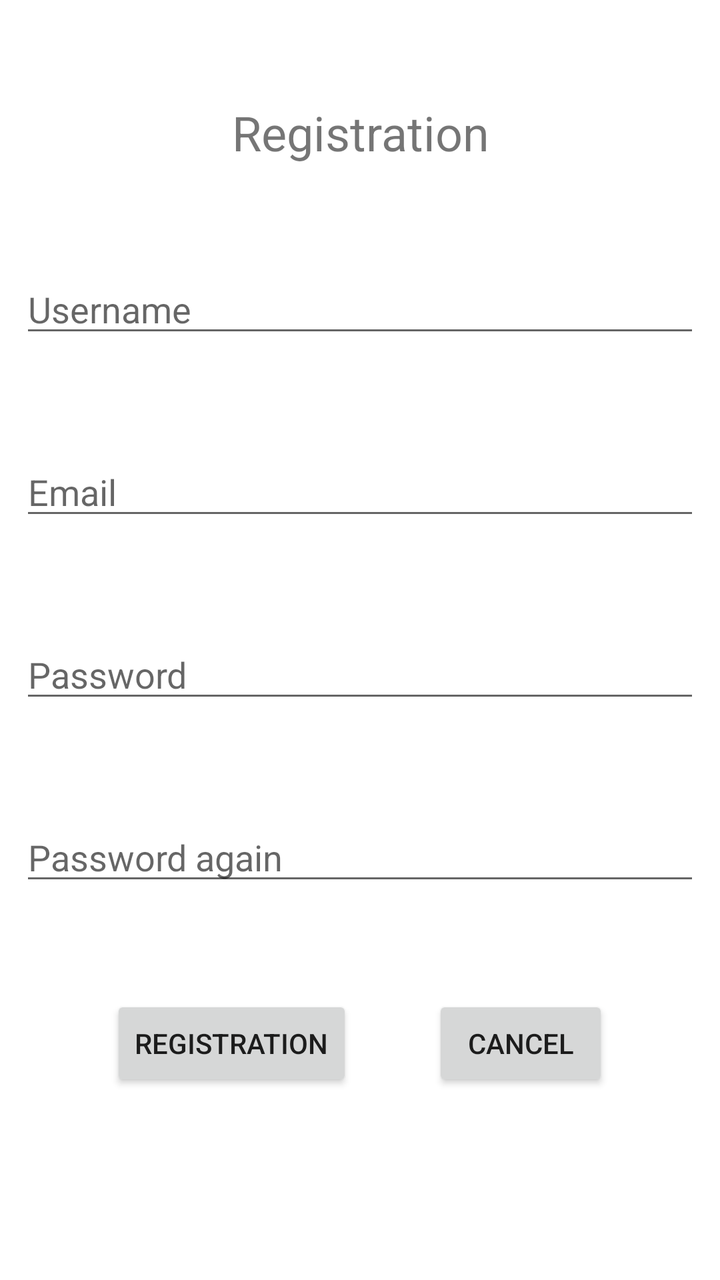
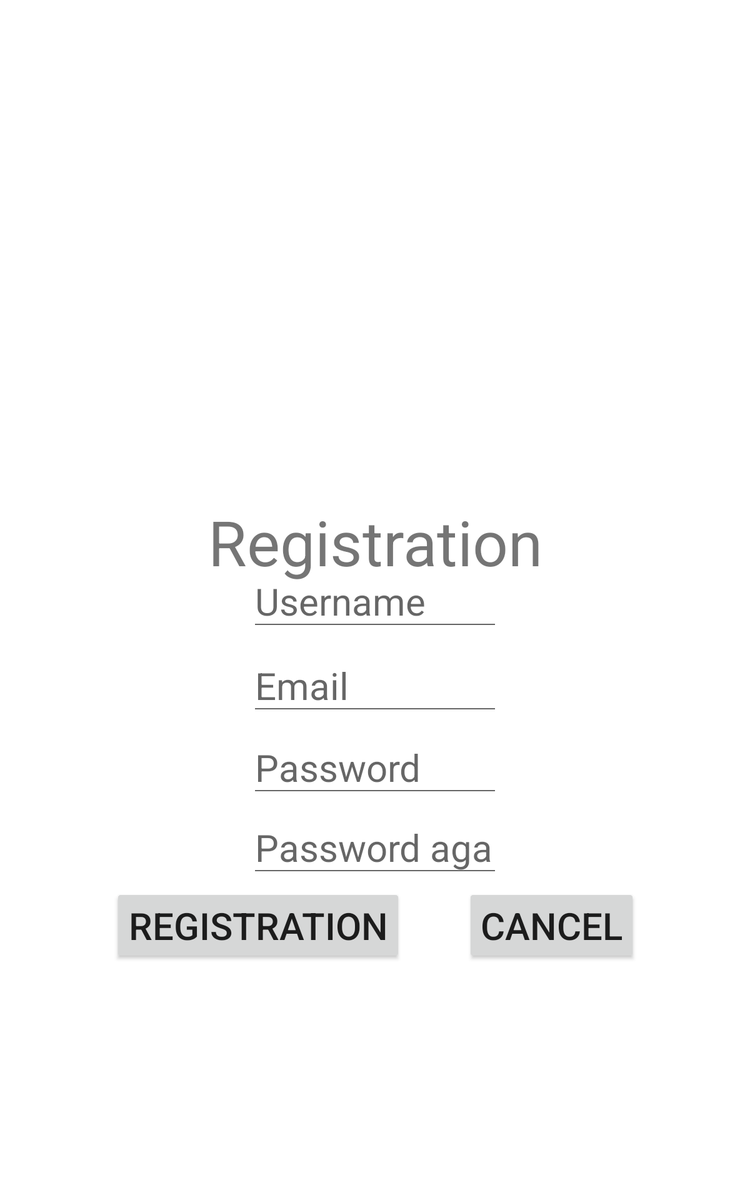

One screen, two layout resources from the same app: the default and the author's alternative for another configuration. Each is rendered where Android would select it; the XML of both is given below.
<!-- AndroidManifest.xml: application theme Theme.CostumerManagement -->
<!-- res/layout/activity_registration.xml -->
<?xml version="1.0" encoding="utf-8"?>
<RelativeLayout
    xmlns:android="http://schemas.android.com/apk/res/android"
    xmlns:tools="http://schemas.android.com/tools"
    android:layout_width="match_parent"
    android:layout_height="match_parent"
    tools:context=".RegistrationActivity">

    <TextView
        android:id="@+id/registrationTextView"
        android:layout_width="match_parent"
        android:layout_height="wrap_content"
        android:layout_marginTop="50dp"
        android:text="@string/registration"
        android:textSize="24sp"
        android:layout_alignParentStart="true"
        android:layout_alignParentEnd="true"
        android:textAlignment="center"
        android:layout_alignParentLeft="true"
        android:layout_alignParentRight="true"
        android:gravity="center_horizontal" />

    <EditText
        android:id="@+id/userNameEditText"
        android:layout_width="match_parent"
        android:layout_height="wrap_content"
        android:layout_marginTop="50dp"
        android:layout_marginLeft="10dp"
        android:layout_marginRight="10dp"
        android:ems="10"
        android:hint="@string/user_name"
        android:inputType="textPersonName"
        android:layout_alignParentStart="true"
        android:layout_alignParentEnd="true"
        android:layout_below="@id/registrationTextView"
        android:layout_alignParentRight="true"
        android:layout_alignParentLeft="true" />

    <EditText
        android:id="@+id/userEmailEditText"
        android:layout_width="match_parent"
        android:layout_height="wrap_content"
        android:layout_marginTop="50dp"
        android:layout_marginLeft="10dp"
        android:layout_marginRight="10dp"
        android:ems="10"
        android:hint="@string/email_address"
        android:inputType="textEmailAddress"
        android:layout_alignParentStart="true"
        android:layout_alignParentEnd="true"
        android:layout_below="@id/userNameEditText"
        android:layout_alignParentLeft="true"
        android:layout_alignParentRight="true" />

    <EditText
        android:id="@+id/passwordEditText"
        android:layout_width="match_parent"
        android:layout_height="wrap_content"
        android:layout_marginTop="50dp"
        android:layout_marginLeft="10dp"
        android:layout_marginRight="10dp"
        android:ems="10"
        android:hint="@string/password"
        android:inputType="textPassword"
        android:layout_alignParentStart="true"
        android:layout_alignParentEnd="true"
        android:layout_below="@id/userEmailEditText"
        android:layout_alignParentRight="true"
        android:layout_alignParentLeft="true" />

    <EditText
        android:id="@+id/passwordAgainEditText"
        android:layout_width="match_parent"
        android:layout_height="wrap_content"
        android:layout_marginTop="50dp"
        android:layout_marginLeft="10dp"
        android:layout_marginRight="10dp"
        android:ems="10"
        android:hint="@string/password_again"
        android:inputType="textPassword"
        android:layout_alignParentStart="true"
        android:layout_alignParentEnd="true"
        android:layout_below="@id/passwordEditText"
        android:layout_alignParentRight="true"
        android:layout_alignParentLeft="true" />

    <LinearLayout
        android:layout_width="wrap_content"
        android:layout_height="wrap_content"
        android:orientation="horizontal"
        android:layout_below="@id/passwordAgainEditText"
        android:layout_marginTop="50dp"
        android:layout_centerHorizontal="true">

        <Button
            android:layout_width="wrap_content"
            android:layout_height="wrap_content"
            android:text="@string/registration"
            android:onClick="register"/>

        <Button
            android:layout_width="wrap_content"
            android:layout_height="wrap_content"
            android:layout_marginStart="40dp"
            android:text="@string/cancel"
            android:onClick="cancel"
            android:layout_marginLeft="40dp" />

    </LinearLayout>


</RelativeLayout>
<!-- resources referenced by this layout -->
<resources>
  <string name="cancel">Cancel</string>
  <string name="email_address">Email</string>
  <string name="password">Password</string>
  <string name="password_again">Password again</string>
  <string name="registration">Registration</string>
  <string name="user_name">Username</string>
  <style name="Theme.CostumerManagement" parent="Theme.MaterialComponents.DayNight.DarkActionBar">
          
          <item name="colorPrimary">@color/purple_500</item>
          <item name="colorPrimaryVariant">@color/purple_700</item>
          <item name="colorOnPrimary">@color/white</item>
          
          <item name="colorSecondary">@color/teal_200</item>
          <item name="colorSecondaryVariant">@color/teal_700</item>
          <item name="colorOnSecondary">@color/black</item>
          
          <item name="android:statusBarColor" tools:targetApi="l">?attr/colorPrimaryVariant</item>
          
      </style>
</resources>
<!-- res/layout-sw600dp/activity_registration.xml (the author's variant of the layout above) -->
<!-- drawn on a 7-inch tablet held upright -->
<?xml version="1.0" encoding="utf-8"?>
<androidx.constraintlayout.widget.ConstraintLayout xmlns:android="http://schemas.android.com/apk/res/android"
    xmlns:app="http://schemas.android.com/apk/res-auto"
    xmlns:tools="http://schemas.android.com/tools"
    android:layout_width="match_parent"
    android:layout_height="match_parent"
    tools:context=".RegistrationActivity">

    <TextView
        android:id="@+id/registrationTextView"
        android:layout_width="match_parent"
        android:layout_height="wrap_content"
        android:layout_marginTop="400dp"
        android:gravity="center_horizontal"
        android:text="@string/registration"
        android:textSize="50sp"
        app:layout_constraintStart_toStartOf="parent"
        app:layout_constraintTop_toTopOf="parent" />

    <EditText
        android:id="@+id/usernameEditText"
        android:layout_width="match_parent"
        android:layout_height="wrap_content"
        android:ems="10"
        android:hint="@string/user_name"
        android:textSize="30sp"
        android:layout_marginLeft="200dp"
        android:layout_marginRight="200dp"
        android:inputType="text"
        app:layout_constraintBottom_toBottomOf="parent"
        app:layout_constraintTop_toTopOf="@+id/registrationTextView"
        app:layout_constraintVertical_bias="0.1" />

    <EditText
        android:id="@+id/userEmailEditText"
        android:layout_width="match_parent"
        android:layout_height="wrap_content"
        android:ems="10"
        android:hint="@string/email"
        android:textSize="30sp"
        android:layout_marginLeft="200dp"
        android:layout_marginRight="200dp"
        android:inputType="textEmailAddress"
        app:layout_constraintBottom_toBottomOf="parent"
        app:layout_constraintTop_toBottomOf="@+id/usernameEditText"
        app:layout_constraintVertical_bias="0.025" />

    <EditText
        android:id="@+id/passwordEditText"
        android:layout_width="match_parent"
        android:layout_height="wrap_content"
        android:ems="10"
        android:hint="@string/password"
        android:textSize="30sp"
        android:layout_marginLeft="200dp"
        android:layout_marginRight="200dp"
        android:inputType="textPassword"
        app:layout_constraintBottom_toBottomOf="parent"
        app:layout_constraintTop_toBottomOf="@+id/userEmailEditText"
        app:layout_constraintVertical_bias="0.025" />

    <EditText
        android:id="@+id/passwordAgainEditText"
        android:layout_width="match_parent"
        android:layout_height="wrap_content"
        android:ems="10"
        android:textSize="30sp"
        android:layout_marginLeft="200dp"
        android:layout_marginRight="200dp"
        android:hint="@string/password_again"
        android:inputType="textPassword"
        app:layout_constraintBottom_toBottomOf="parent"
        app:layout_constraintTop_toBottomOf="@+id/passwordEditText"
        app:layout_constraintVertical_bias="0.025" />

    <LinearLayout
        android:layout_width="wrap_content"
        android:layout_height="wrap_content"
        android:orientation="horizontal"
        app:layout_constraintBottom_toBottomOf="parent"
        app:layout_constraintEnd_toEndOf="parent"
        app:layout_constraintStart_toStartOf="parent"
        app:layout_constraintTop_toBottomOf="@+id/passwordAgainEditText"
        app:layout_constraintVertical_bias="0.025">

        <Button
            android:layout_width="wrap_content"
            android:layout_height="wrap_content"
            android:onClick="register"
            android:text="@string/registration"
            android:textSize="30sp" />

        <Button
            android:layout_width="wrap_content"
            android:layout_height="wrap_content"
            android:layout_marginStart="50dp"
            android:layout_marginLeft="50dp"
            android:onClick="cancel"
            android:text="@string/cancel"
            android:textSize="30sp" />
    </LinearLayout>


</androidx.constraintlayout.widget.ConstraintLayout>
<!-- resources referenced by the variant -->
<!-- as a 7-inch tablet held upright resolves them -->
<resources>
  <string name="cancel">Cancel</string>
  <string name="email">Email</string>
  <string name="password">Password</string>
  <string name="password_again">Password again</string>
  <string name="registration">Registration</string>
  <string name="user_name">Username</string>
  <style name="Theme.CostumerManagement" parent="Theme.MaterialComponents.DayNight.DarkActionBar">
          
          <item name="colorPrimary">@color/purple_500</item>
          <item name="colorPrimaryVariant">@color/purple_700</item>
          <item name="colorOnPrimary">@color/white</item>
          
          <item name="colorSecondary">@color/teal_200</item>
          <item name="colorSecondaryVariant">@color/teal_700</item>
          <item name="colorOnSecondary">@color/black</item>
          
          <item name="android:statusBarColor" tools:targetApi="l">?attr/colorPrimaryVariant</item>
          
      </style>
</resources>
